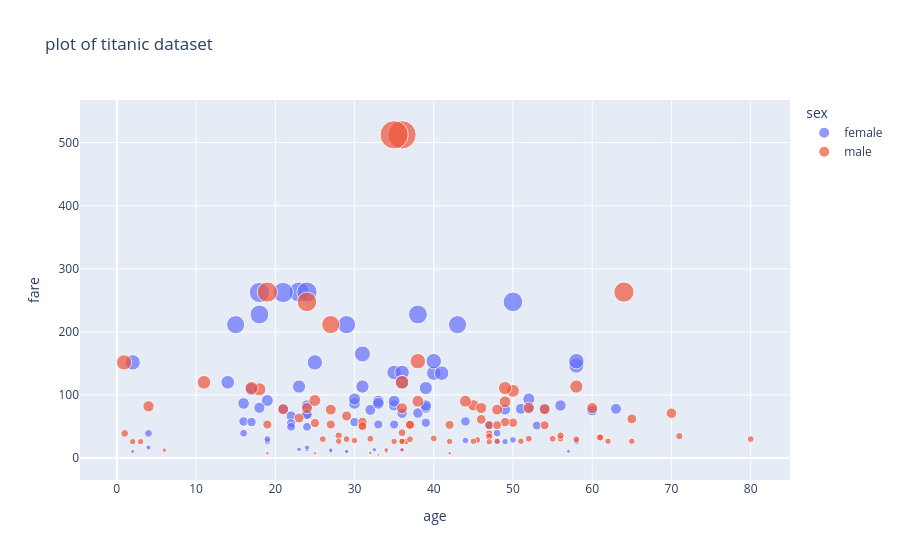

Notebook code for this chart:
### Code cell
df.dropna(inplace=True)
fig = px.scatter(df, x='age', y= 'fare' , color = 'sex', size='fare' ,title='plot of titanic dataset')
fig.show()
# save the plot
fig.write_image('D:/pandas_tips_tricks/02_notebooks/03_outputs.png',scale=3)
